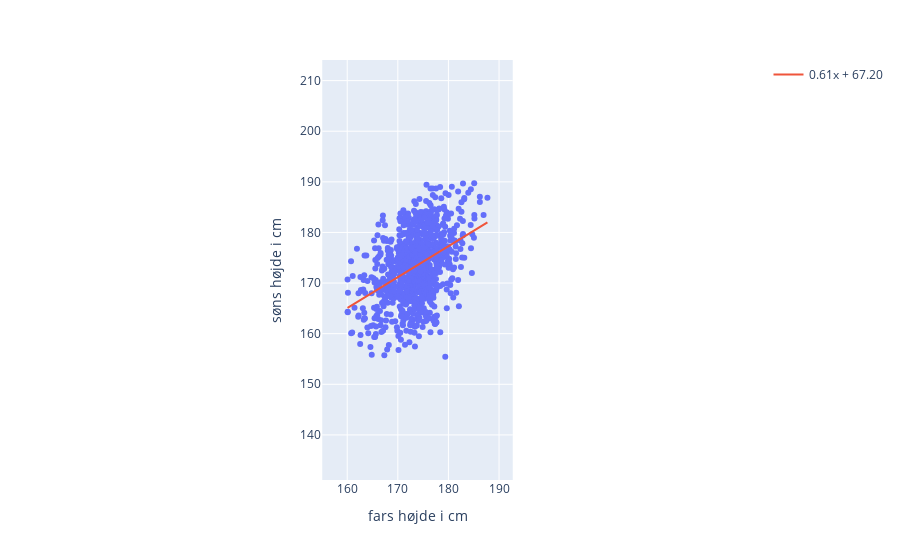

Source (notebook cell):
### Code cell
scatterplot(df, tuples=[(a_tilde, b_tilde)])

### Figure 1 — Plotly figure (JSON) as saved in the notebook; plotly's stock layout.template omitted (floating-point values rounded to 4 significant figures; data arrays with more than 128 entries replaced by an {"elided": "..."} marker saying what was removed)
{"data": [{"hovertemplate": "parent=%{x}<br>child=%{y}<extra></extra>", "legendgroup": "", "marker": {"color": "#636efa", "symbol": "circle"}, "mode": "markers", "name": "", "orientation": "v", "showlegend": false, "type": "scatter", "x": {"elided": "952 float values"}, "xaxis": "x", "y": {"elided": "952 float values"}, "yaxis": "y"}, {"mode": "lines", "name": "0.61x + 67.20", "type": "scatter", "x": {"elided": "952 float values"}, "y": {"elided": "952 float values"}}], "layout": {"autosize": true, "legend": {"tracegroupgap": 0}, "margin": {"t": 60}, "xaxis": {"anchor": "y", "constrain": "domain", "domain": [0.3589, 0.6411], "range": [155.1, 192.7], "title": {"text": "fars højde i cm"}, "type": "linear"}, "yaxis": {"anchor": "x", "domain": [0, 1], "range": [150.4, 194.7], "scaleanchor": "x", "scaleratio": 1, "title": {"text": "søns højde i cm"}, "type": "linear"}}}
